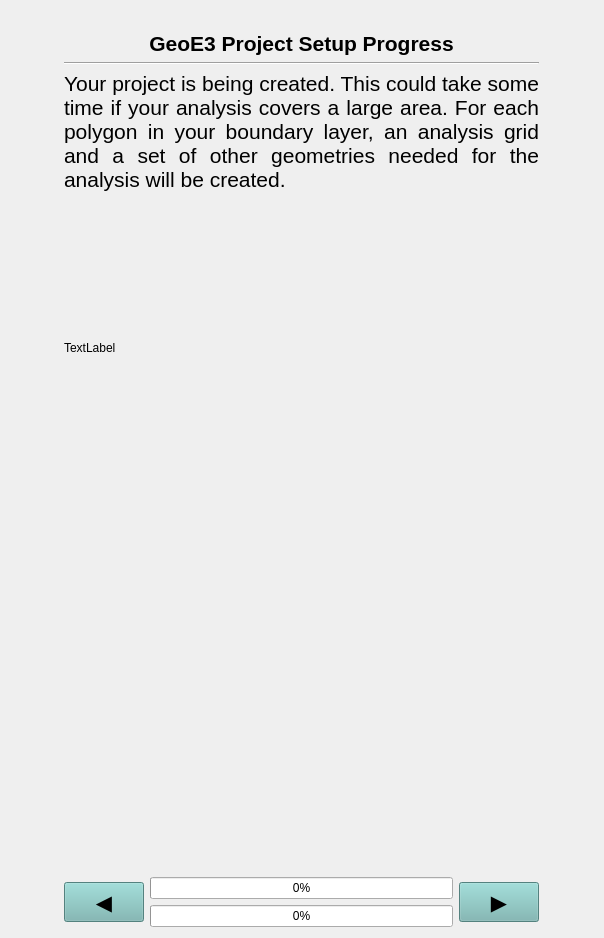
<?xml version="1.0" encoding="UTF-8"?>
<ui version="4.0">
 <class>SetupPanelBase</class>
 <widget class="QWidget" name="SetupPanelBase">
  <property name="geometry">
   <rect>
    <x>0</x>
    <y>0</y>
    <width>604</width>
    <height>938</height>
   </rect>
  </property>
  <property name="windowTitle">
   <string>Form</string>
  </property>
  <layout class="QGridLayout" name="gridLayout_2">
   <item row="2" column="0">
    <widget class="Line" name="line">
     <property name="orientation">
      <enum>Qt::Horizontal</enum>
     </property>
    </widget>
   </item>
   <item row="3" column="0">
    <widget class="QLabel" name="description">
     <property name="font">
      <font>
       <pointsize>16</pointsize>
      </font>
     </property>
     <property name="text">
      <string>Your project is being created. This could take some time if your analysis covers a large area. For each polygon in your boundary layer, an analysis grid and a set of other geometries needed for the analysis will be created.</string>
     </property>
     <property name="textFormat">
      <enum>Qt::MarkdownText</enum>
     </property>
     <property name="alignment">
      <set>Qt::AlignJustify|Qt::AlignTop</set>
     </property>
     <property name="wordWrap">
      <bool>true</bool>
     </property>
    </widget>
   </item>
   <item row="0" column="0">
    <widget class="QLabel" name="banner_label">
     <property name="text">
      <string/>
     </property>
     <property name="pixmap">
      <pixmap>../resources/geoe3-banner.png</pixmap>
     </property>
     <property name="scaledContents">
      <bool>true</bool>
     </property>
    </widget>
   </item>
   <item row="6" column="0">
    <layout class="QGridLayout" name="gridLayout">
     <item row="0" column="0" rowspan="2">
      <widget class="QPushButton" name="previous_button">
       <property name="sizePolicy">
        <sizepolicy hsizetype="Minimum" vsizetype="Minimum">
         <horstretch>0</horstretch>
         <verstretch>0</verstretch>
        </sizepolicy>
       </property>
       <property name="minimumSize">
        <size>
         <width>80</width>
         <height>40</height>
        </size>
       </property>
       <property name="maximumSize">
        <size>
         <width>80</width>
         <height>40</height>
        </size>
       </property>
       <property name="font">
        <font>
         <pointsize>16</pointsize>
        </font>
       </property>
       <property name="styleSheet">
        <string notr="true">background-color: rgba(118, 182, 178, 255);</string>
       </property>
       <property name="text">
        <string>◀️</string>
       </property>
      </widget>
     </item>
     <item row="0" column="1">
      <widget class="QProgressBar" name="child_progress_bar">
       <property name="sizePolicy">
        <sizepolicy hsizetype="Minimum" vsizetype="Fixed">
         <horstretch>0</horstretch>
         <verstretch>0</verstretch>
        </sizepolicy>
       </property>
       <property name="value">
        <number>0</number>
       </property>
      </widget>
     </item>
     <item row="0" column="2" rowspan="2">
      <widget class="QPushButton" name="next_button">
       <property name="sizePolicy">
        <sizepolicy hsizetype="Minimum" vsizetype="Minimum">
         <horstretch>0</horstretch>
         <verstretch>0</verstretch>
        </sizepolicy>
       </property>
       <property name="minimumSize">
        <size>
         <width>80</width>
         <height>40</height>
        </size>
       </property>
       <property name="maximumSize">
        <size>
         <width>80</width>
         <height>40</height>
        </size>
       </property>
       <property name="font">
        <font>
         <pointsize>16</pointsize>
        </font>
       </property>
       <property name="styleSheet">
        <string notr="true">background-color: rgba(118, 182, 178, 255);</string>
       </property>
       <property name="text">
        <string>▶️</string>
       </property>
      </widget>
     </item>
     <item row="1" column="1">
      <widget class="QProgressBar" name="progress_bar">
       <property name="sizePolicy">
        <sizepolicy hsizetype="Minimum" vsizetype="Fixed">
         <horstretch>0</horstretch>
         <verstretch>0</verstretch>
        </sizepolicy>
       </property>
       <property name="value">
        <number>0</number>
       </property>
      </widget>
     </item>
    </layout>
   </item>
   <item row="4" column="0">
    <widget class="QLabel" name="label">
     <property name="minimumSize">
      <size>
       <width>300</width>
       <height>300</height>
      </size>
     </property>
     <property name="maximumSize">
      <size>
       <width>300</width>
       <height>300</height>
      </size>
     </property>
     <property name="text">
      <string>TextLabel</string>
     </property>
    </widget>
   </item>
   <item row="1" column="0">
    <widget class="QLabel" name="label_2">
     <property name="text">
      <string>&lt;html&gt;&lt;head/&gt;&lt;body&gt;&lt;p align=&quot;center&quot;&gt;&lt;span style=&quot; font-size:16pt; font-weight:600;&quot;&gt;GeoE3 Project Setup Progress&lt;/span&gt;&lt;/p&gt;&lt;/body&gt;&lt;/html&gt;</string>
     </property>
     <property name="textFormat">
      <enum>Qt::RichText</enum>
     </property>
     <property name="alignment">
      <set>Qt::AlignCenter</set>
     </property>
     <property name="wordWrap">
      <bool>true</bool>
     </property>
    </widget>
   </item>
   <item row="5" column="0">
    <spacer name="verticalSpacer">
     <property name="orientation">
      <enum>Qt::Vertical</enum>
     </property>
     <property name="sizeHint" stdset="0">
      <size>
       <width>20</width>
       <height>40</height>
      </size>
     </property>
    </spacer>
   </item>
  </layout>
 </widget>
 <resources/>
 <connections/>
</ui>
